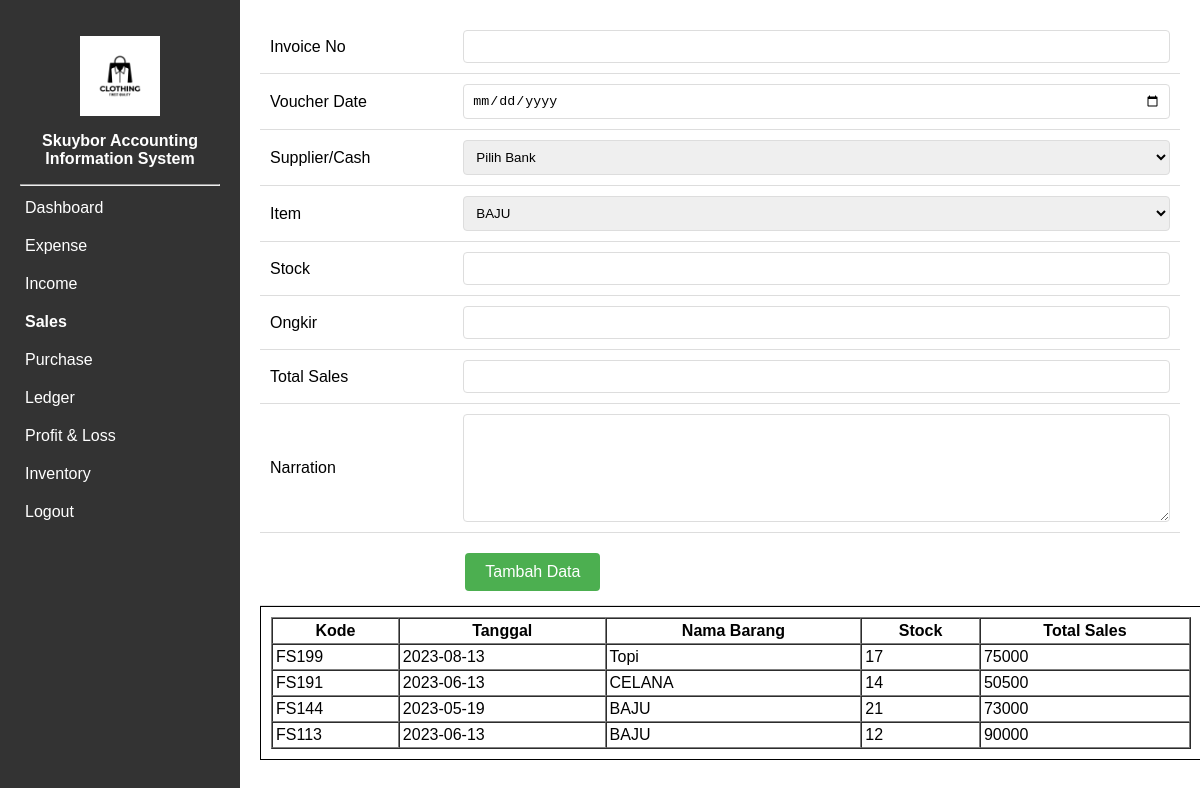
The app's page /sales.php (signed in) with its own data.
### tables this page shows
CREATE TABLE `sales` (
  `id_sales` int(11) NOT NULL,
  `kode_sales` varchar(50) NOT NULL,
  `sales_date` date NOT NULL,
  `nama_barang` varchar(50) NOT NULL,
  `stock` int(20) NOT NULL,
  `ongkir` int(50) NOT NULL,
  `total_sales` int(50) NOT NULL,
  `narasi` varchar(100) NOT NULL
);

### function.php (called while the page is built, shortened)
<?php
$conn = mysqli_connect("localhost", "root", "", "projek") or die("Connect failed: " . $conn->error);
function query($query)
{
    global $conn;
    $result = mysqli_query($conn, $query);
    $rows = [];
    while ($row = mysqli_fetch_assoc($result)) {
        $rows[] = $row;
    }
    return $rows;
}
?>

### sales.php (the view, shortened to what this page needs)
<?php
require 'function.php';
$sales = query("SELECT * FROM sales ORDER BY id_sales DESC");
$query_inventory = "SELECT * FROM inventory";
$result_inventory = mysqli_query($conn, $query_inventory);
?>
<html>
<head>
  <link rel="stylesheet" type="text/css" href="style.css">
</head>
<body>
  <div class="container">
    <nav>
      <center>
        <img src="logo.jpg" alt="logo skuybor" style="width:40%;padding-top:1rem;">
        <b>
          <p>Skuybor Accounting Information System</p>
        </b>
      </center>
      <hr>
      <ul>
        <li><a href="index.php" onclick="showIndex()">Dashboard</a></li>
        <li><a href="expense.php" onclick="showExpense()">Expense</a></li>
        <li><a href="income.php" onclick="showIncome()">Income</a></li>
        <li><a class="active" href="Sales.php" onclick="showSales()">Sales</a></li>
        <li><a href="purchase.php" onclick="showPurchase()">Purchase</a></li>
        <li><a href="ledger.php" onclick="showLedger()">Ledger</a></li>
        <li><a href="profitloss.php" onclick="showProfitLoss()">Profit & Loss</a></li>
        <li><a href="inventory.php" onclick="showinventory()">Inventory</a></li>
        <li><a href="logout.php">Logout</a></li>
      </ul>
    </nav>
    <div id="content">
      <div class="form">
      <table>
      <form action="" method="POST" name="myForm" onsubmit="return validateForm()">
          <tr>
            <td>Invoice No</td>
            <td><input type="text" name="kode_sales"></td>
          </tr>
          <tr>
            <td>Voucher Date</td>
            <td><input type="date" name="sales_date"></td>
          </tr>
          <tr>
            <td>Supplier/Cash</td>
            <td>
            <select name="nama_bank" required>
            <option value="-" selected>Pilih Bank</option>
            </select>
            </td>
          </tr>
          <tr>
            <td>Item</td>
            <td>
              <select name="nama_barang" required>
                <?php
                while ($row = mysqli_fetch_assoc($result_inventory)) {
                  echo "<option value='" . $row['nama_barang'] . "'>" . $row['nama_barang'] . "</option>";
                }
                ?>
              </select>
            </td>
          </tr>
          <tr>
            <td><label for="stock">Stock</label></td>
            <td><input type="text" name="stock"></td>
          </tr>
          <tr>
            <td><label for="ongkir">Ongkir</label></td>
            <td><input type="text" name="ongkir"></td>
          </tr>
          <tr>
            <td><label for="total_sales">Total Sales</label></td>
            <td><input type="text" name="total_sales"></td>
          </tr>
          <tr>
            <td><label for="narration">Narration</label></td>
            <td><textarea id="narration" name="narasi" rows="6" cols="50"></textarea></td>
          </tr>
          <tr>
            <td></td>
            <td><button type="submit" name="submit" class="simpan">Tambah Data</button></td>
          </tr>
        </form>
      </table>
      </div>
      <div class="box-table">
        <table border="1" cellspacing="0" cellpadding="3px">
          <tr>
            <th>Kode</th>
            <th>Tanggal</th>
            <th>Nama Barang</th>
            <th>Stock</th>
            <th>Total Sales</th>
          </tr>
          <?php foreach ($sales as $row): ?>
          <tr>
            <td><?php echo $row["kode_sales"]; ?></td>
            <td><?php echo $row["sales_date"]; ?></td>
            <td><?php echo $row["nama_barang"]; ?></td>
            <td><?php echo $row["stock"]; ?></td>
            <td><?php echo $row["total_sales"]; ?></td>
          </tr>
          <?php endforeach; ?>
        </table>
      </div>
    </div>
  </div>
</body>
</html>

### style.css (style rules this page uses)
body { font-family: Arial, sans-serif; margin: 0; padding: 0; }
.container { display: flex; width: 100%; height: 100%; }
.container li .active, .container li :hover { font-weight: bold; font-size: 1rem; }
.container li .active ::after, .container li :hover::after { font-weight: bold; width: 50px; height: 2px; }
nav { background-color: #333; width: 200px; padding: 20px; height: 100vh; }
nav p { color: white; }
nav ul { list-style-type: none; padding: 0; margin: 0; }
nav ul li { margin-bottom: 10px; }
nav ul li a { display: block; text-decoration: none; color: #fff; padding: 5px; }
#content { flex: 1; padding: 20px; }
.box-table { border: 1px solid black; padding: 10px; display: table; width: 100%; }
table { width: 100%; }
.simpan { background-color: #4CAF50; color: white; border: none; padding: 10px 20px; text-align: center; text-decoration: none; display: inline-block; font-size: 16px; margin: 4px 2px; cursor: pointer; border-radius: 4px; }
.form table { width: 100%; border-collapse: collapse; }
.form table tr { border-bottom: 1px solid #ddd; }
.form table td { padding: 10px; }
.form input[type="text"], .form input[type="date"], .form select, .form textarea { width: 100%; padding: 8px; border: 1px solid #ddd; border-radius: 4px; box-sizing: border-box; }
.form textarea { resize: vertical; }
.form button.simpan { background-color: #4CAF50; color: white; border: none; padding: 10px 20px; text-align: center; text-decoration: none; display: inline-block; font-size: 16px; margin-top: 10px; cursor: pointer; border-radius: 4px; }

### records on screen
sales: kode_sales "FS199", sales_date "2023-08-13", nama_barang "Topi", stock "17", total_sales "75000"
sales: kode_sales "FS191", sales_date "2023-06-13", nama_barang "CELANA", stock "14", total_sales "50500"
sales: kode_sales "FS144", sales_date "2023-05-19", nama_barang "BAJU", stock "21", total_sales "73000"
sales: kode_sales "FS113", sales_date "2023-06-13", nama_barang "BAJU", stock "12", total_sales "90000"

### other values on screen
form field nama_barang "BAJU"
